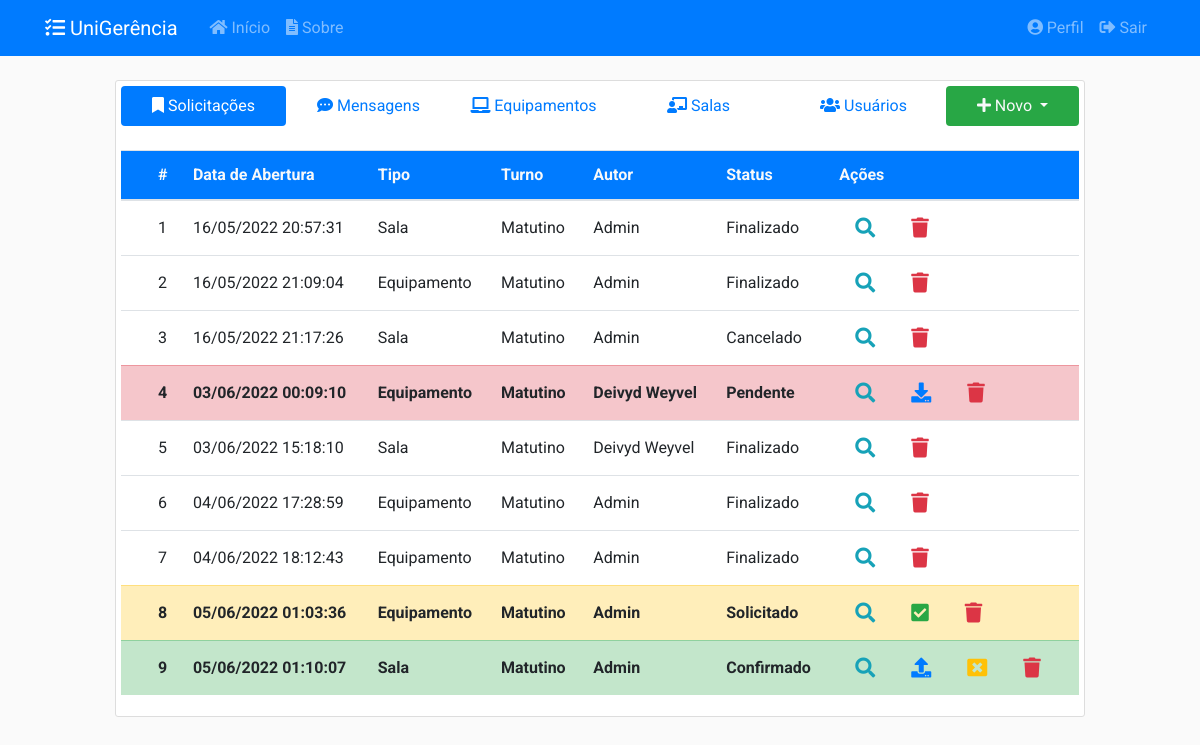
Page / (signed in) on the earlier database version.
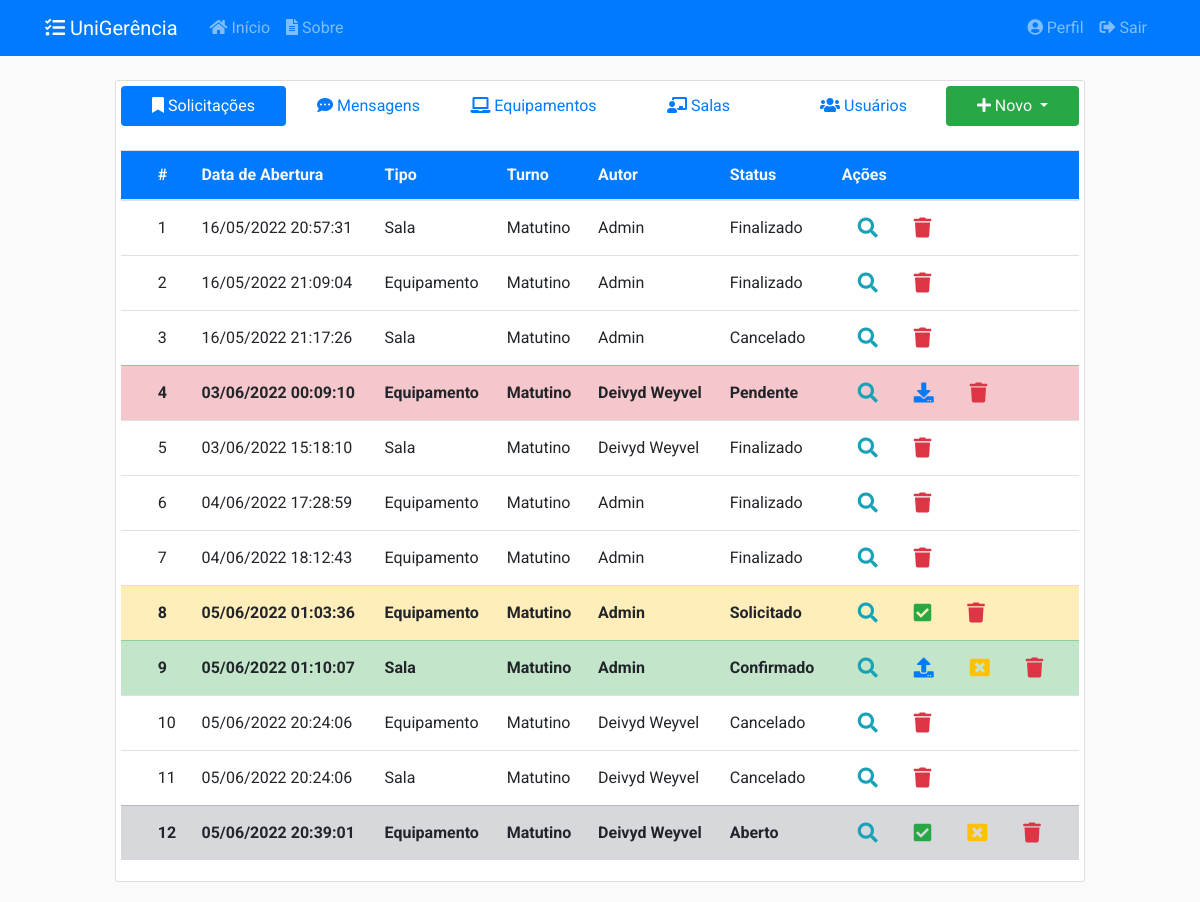
Same page on the later database version.
### app/models/solicitacoes.py (models this page shows, shortened)
class Solicitacao(db.Model):
    __tablename__ = 'solicitacoes'
    __table_args__ = {'extend_existing': True}
    id = db.Column(db.Integer, primary_key=True)
    status = db.Column(db.Enum(Status), default=Status.ABERTO.name)
    data_abertura = db.Column(db.DateTime, nullable=False,
                              default=datetime.now().astimezone(fuso_horario))
    data_inicio_pref = db.Column(db.Date, nullable=False)
    data_fim_pref = db.Column(db.Date, nullable=False)
    data_retirada = db.Column(db.DateTime, nullable=True)
    data_devolucao = db.Column(db.DateTime, nullable=True)
    data_cancelamento = db.Column(db.DateTime, nullable=True)
    data_finalizacao = db.Column(db.DateTime, nullable=True)
    quantidade = db.Column(db.Integer, nullable=False, default=0)
    descricao = db.Column(db.String(20), nullable=False)
    tipo = db.Column(db.String(20), nullable=False)
    ativo = db.Column(db.Boolean, nullable=False, default=True)
    usuario_id = db.Column(db.Integer, db.ForeignKey('usuarios.id'),
                           nullable=False)
    turno_id = db.Column(db.Integer, db.ForeignKey('turnos.id'),
                           nullable=False)
    turno = db.relationship('Turno', back_populates='solicitacoes')
    def recupera_tudo():
        return Solicitacao.query.filter_by(ativo=True).all()
    def verifica_em_uso(self):
        if self.status.name == 'EMUSO':
            return True
        else:
            return False
    __mapper_args__ = {
        'polymorphic_identity': 'SOLICITACAO',
        'polymorphic_on': tipo
    }

class SolicitacaoSala(Solicitacao):
    __tablename__ = 'solicitacoes_salas'
    id = db.Column(db.Integer, db.ForeignKey('solicitacoes.id'), primary_key=True)
    setor_id = db.Column(db.Integer, db.ForeignKey('setores.id'), nullable=False)
    setor = db.relationship('Setor', back_populates='solicitacoes')
    salas = db.relationship('Sala', secondary= solicitacao_s,
                                    back_populates='solicitacoes')
    __mapper_args__ = {
        'polymorphic_identity': 'SALA',
    }

class Solicitacao(db.Model):
    __tablename__ = 'solicitacoes'
    __table_args__ = {'extend_existing': True}
    id = db.Column(db.Integer, primary_key=True)
    status = db.Column(db.Enum(Status), default=Status.ABERTO.name)
    data_abertura = db.Column(db.DateTime, nullable=False,
                              default=datetime.now().astimezone(fuso_horario))
    data_inicio_pref = db.Column(db.Date, nullable=False)
    data_fim_pref = db.Column(db.Date, nullable=False)
    data_retirada = db.Column(db.DateTime, nullable=True)
    data_devolucao = db.Column(db.DateTime, nullable=True)
    data_cancelamento = db.Column(db.DateTime, nullable=True)
    data_finalizacao = db.Column(db.DateTime, nullable=True)
    quantidade = db.Column(db.Integer, nullable=False, default=0)
    descricao = db.Column(db.String(20), nullable=False)
    tipo = db.Column(db.String(20), nullable=False)
    ativo = db.Column(db.Boolean, nullable=False, default=True)
    usuario_id = db.Column(db.Integer, db.ForeignKey('usuarios.id'),
                           nullable=False)
    turno_id = db.Column(db.Integer, db.ForeignKey('turnos.id'),
                           nullable=False)
    turno = db.relationship('Turno', back_populates='solicitacoes')
    def recupera_tudo():
        return Solicitacao.query.filter_by(ativo=True).all()
    def verifica_em_uso(self):
        if self.status.name == 'EMUSO':
            return True
        else:
            return False
    __mapper_args__ = {
        'polymorphic_identity': 'SOLICITACAO',
        'polymorphic_on': tipo
    }

class Turno(db.Model):
    __tablename__ = 'turnos'
    __table_args__ = {'extend_existing': True}
    id = db.Column(db.Integer, primary_key=True)
    name = db.Column(db.String(20), unique=True, nullable=False)
    data_inicio = db.Column(db.Time, nullable=False)
    data_fim = db.Column(db.Time, nullable=False)
    ativo = db.Column(db.Boolean, nullable=False, default=True)
    solicitacoes = db.relationship('Solicitacao', back_populates='turno')

class SolicitacaoEquipamento(Solicitacao):
    __tablename__ = 'solicitacoes_equipamentos'
    id = db.Column(db.Integer, db.ForeignKey('solicitacoes.id'), primary_key=True)
    tipo_eqp_id = db.Column(db.Integer, db.ForeignKey('tipos_equipamento.id'),
                           nullable=True)
    equipamentos = db.relationship('Equipamento', secondary=solicitacao_e,
                                   back_populates='solicitacoes')
    tipo_eqp = db.relationship('TipoEquipamento', back_populates='solicitacoes')
    __mapper_args__ = {
        'polymorphic_identity': 'EQUIPAMENTO'
    }

### app/models/usuarios.py (models this page shows, shortened)
class Usuario(db.Model, UserMixin):
    __tablename__ = 'usuarios'
    __table_args__ = {'extend_existing': True}
    id = db.Column(db.Integer, primary_key=True)
    nome = db.Column(db.String(100), nullable=False)
    identificacao = db.Column(db.String(20), unique=True, nullable=False)
    email = db.Column(db.String(100), unique=True, nullable=False)
    senha = db.Column(db.String(60), nullable=False)
    data_cadastro = db.Column(db.DateTime, nullable=False,
                              default=datetime.now().astimezone(fuso_horario))
    data_atualizacao = db.Column(db.DateTime, nullable=True)
    tipo = db.Column(db.Enum(TipoUsuario), nullable=False)
    ativo = db.Column(db.Boolean, nullable=False, default=True)
    imagem_perfil = db.Column(db.String(20), nullable=False,
                              default='default.jpg')
    posts = db.relationship('Post', backref='autor',
                            foreign_keys='Post.usuario_id', lazy=True)
    recipiente = db.relationship('Post', backref='destinatario',
                                 foreign_keys='Post.destinatario_id', lazy=True)
    solicitacoes = db.relationship('Solicitacao', backref='autor', lazy=True)
    relatorios = db.relationship('Relatorio', backref='autor', lazy=True)
    def recupera_tudo():
        return Usuario.query.filter_by(ativo=True).all()

### app/controllers/principal.py (the view)
@principal.route("/", methods=['GET', 'POST'])
@login_required
def inicio():
    tab = request.args.get('tab', 1, type=int)
    solicitacoes = Solicitacao.recupera_tudo()
    posts = Post.recupera_tudo()
    equipamentos = Equipamento.recupera_tudo()
    salas = Sala.recupera_tudo()
    usuarios = Usuario.recupera_tudo()
    for solicitacao in solicitacoes:
        if Solicitacao.verifica_em_uso(solicitacao):
            if Solicitacao.verifica_atraso(solicitacao):
                Solicitacao.atualiza_status_pendente(solicitacao)
                envia_email_atraso(solicitacao)
                if Solicitacao.verifica_autor(solicitacao, current_user):
                    flash('Você possui uma solicitação atrasada.', 'warning')
                if current_user.verifica_admin():
                    flash('Existe uma nova solicitação em atraso.', 'warning')
    form = EntregaSolicitacaoForm()
    return render_template('principal/inicio.html', tab=tab, form=form,
                           posts=posts, equipamentos=equipamentos, salas=salas,
                           usuarios=usuarios, solicitacoes=solicitacoes)

### app/models/equipamentos.py (called while the page is built)
    def recupera_tudo():
        return Equipamento.query.filter_by(ativo=True).all()

    def __repr__(self):
        return f"{self.patrimonio} - {self.descricao}"

### app/models/posts.py (called while the page is built)
    def recupera_tudo():
        return Post.query.filter_by(ativo=True).all()

### app/models/salas.py (called while the page is built)
    def recupera_tudo():
        return Sala.query.filter_by(ativo=True).all()

### app/models/usuarios.py (called while the page is built)
@login_manager.user_loader
def load_user(user_id):
    return Usuario.query.get(int(user_id))

### app/templates/principal/inicio.html (shortened to what this page needs)
{% extends "layout.html" %}
{% block inicio %}
<div class="content-section">
  <nav class="pb-4 align-middle">
    <div class="nav nav-pills nav-justified flex-column flex-md-row align-middle" id="pills-tab" role="tablist">
      <a class="nav-item nav-link {% if tab == 1 %}active{% endif %}" id="pills-1-tab" data-toggle="pill" href="#pills-1" role="tab"><i class="fas fa-bookmark"></i>&nbsp;Solicitações</a>
      <a class="nav-item nav-link {% if tab == 2 %}active{% endif %}" id="pills-2-tab" data-toggle="pill" href="#pills-2" role="tab"><i class="fas fa-comment-dots"></i>&nbsp;Mensagens</a>
      {% if current_user.tipo.name == 'ADMIN' %}
        <a class="nav-item nav-link {% if tab == 3 %}active{% endif %}" id="pills-3-tab" data-toggle="pill" href="#pills-3" role="tab"><i class="fas fa-laptop"></i>&nbsp;Equipamentos</a>
        <a class="nav-item nav-link {% if tab == 4 %}active{% endif %}" id="pills-4-tab" data-toggle="pill" href="#pills-4" role="tab"><i class="fas fa-chalkboard-teacher"></i>&nbsp;Salas</a>
        <a class="nav-item nav-link {% if tab == 5 %}active{% endif %}" id="pills-5-tab" data-toggle="pill" href="#pills-5" role="tab"><i class="fas fa-users"></i>&nbsp;Usuários</a>
      {% endif %}
      <div class="nav-item dropdown">
        <a class="nav-link dropdown-toggle bg-success text-light" href="#" id="navbarDropdown" role="button" data-toggle="dropdown">
          <i class="fas fa-plus"></i>&nbsp;Novo
        </a>
      </div>
    </div>
  </nav>
  <div class="tab-content flex-md-row" id="nav-tabContent">
    <div class="tab-pane fade {% if tab == 1 %}show active{% endif %}" id="pills-1" role="tabpanel">
      {% include 'principal/tabela/solicitacoes.html' %}
    </div>
  </div>
</div>
{% endblock inicio %}

### app/templates/principal/tabela/solicitacoes.html (shortened to what this page needs)
<table id="table-solicitacoes" class="table stripe order-column dt-responsive nowrap table-hover" style="width:100%">
    <thead>
    <tr class="bg-primary text-light">
        <th class="align-middle"></th>
        <th class="align-middle">#</th>
        <th class="align-middle">Data de Abertura</th>
        <th class="align-middle">Tipo</th>
        <th class="align-middle">Turno</th>
        <th class="align-middle">Autor</th>
        <th class="align-middle">Status</th>
        <th class="align-middle">Ações</th>
    </tr>
    </thead>
    <tbody>
    {% for solicitacao in solicitacoes %}
    {% if current_user == solicitacao.autor or current_user.tipo.name == 'ADMIN' %}
        {% if solicitacao.status.name == 'ABERTO' %}
            <tr class="table-secondary font-weight-bold">
        {% elif solicitacao.status.name == 'PENDENTE' %}
            <tr class="table-danger font-weight-bold">
        {% elif solicitacao.status.name == 'SOLICITADO' %}
            <tr class="table-warning font-weight-bold">
        {% elif solicitacao.status.name == 'CONFIRMADO' %}
            <tr class="table-success font-weight-bold">
        {% elif solicitacao.status.name == 'EMUSO' %}
            <tr class="table-info font-weight-bold">
        {% elif solicitacao.status.name == 'CANCELADO' or solicitacao.status.name == 'FECHADO' %}
            <tr class="">
        {% else %}
            <tr>
        {% endif %}
            <td class="align-middle"></td>
            <td class="align-middle">{{ solicitacao.id }}</td>
            <td class="align-middle">{{ solicitacao.data_abertura.strftime('%d/%m/%Y %H:%M:%S') }}</td>
            {% if solicitacao.tipo == 'EQUIPAMENTO' %}
                <td class="align-middle">Equipamento</td>
            {% elif solicitacao.tipo == 'SALA'%}
                <td class="align-middle">Sala</td>
            {% endif %}
            <td class="align-middle">{{ solicitacao.turno.name }}</td>
            <td class="align-middle">{{ solicitacao.autor.nome }}</td>
            <td class="align-middle">{{ solicitacao.status.value }}</td>
            <td class="align-middle">
                <a class="btn-lg btn-outline-info" href="#" data-toggle="modal" data-target="#visualizarSolicitacao{{ solicitacao.id }}"><i class="fas fa-search"></i></a>
                {% if current_user.tipo.name == 'ADMIN' %}
                    {% if solicitacao.status.name == 'ABERTO' or solicitacao.status.name == 'SOLICITADO' %}
                        <a class="btn-lg btn-outline-success" href="{{url_for('solicitacoes.confirma_solicitacao', solicitacao_id=solicitacao.id)}}"><i class="fas fa-check-square"></i></a>
                    {% endif %}
                    {% if solicitacao.status.name == 'CONFIRMADO' %}
                        <a class="btn-lg btn-outline-primary" href="#" data-toggle="modal" data-target="#entregarSolicitacao{{ solicitacao.id }}"><i class="fas fa-upload"></i></a>
                    {% endif %}
                    {% if solicitacao.status.name == 'EMUSO' or solicitacao.status.name == 'PENDENTE' %}
                        <a class="btn-lg btn-outline-primary" href="#" data-toggle="modal" data-target="#receberSolicitacao{{ solicitacao.id }}"><i class="fas fa-download"></i></a>
                    {% endif %}
                {% endif %}
                {% if current_user == solicitacao.autor or current_user.tipo.name == 'ADMIN' %}
                    {% if solicitacao.status.name == 'ABERTO' or solicitacao.status.name == 'CONFIRMADO' %}
                        <a class="btn-lg btn-outline-warning" href="#" data-toggle="modal" data-target="#cancelarSolicitacao{{ solicitacao.id }}"><i class="fas fa-window-close"></i></a>
                    {% endif %}
                {% endif %}
                {% if current_user.tipo.name == 'ADMIN' %}
                    <a class="btn-lg btn-outline-danger" href="#" data-toggle="modal" data-target="#excluirSolicitacao{{ solicitacao.id }}"><i class="fas fa-trash"></i></a>
                {% endif %}
            </td>
        </tr>
    {% endif %}
    {% endfor %}
    </tbody>
</table>

Differences in the rows shown:
added SolicitacaoEquipamento: id "10", data_abertura "05/06/2022 20:24:06", shows "Equipamento", turno.name "Matutino", autor.nome "Deivyd Weyvel", status.value "Cancelado"
added SolicitacaoSala: id "11", data_abertura "05/06/2022 20:24:06", shows "Sala", turno.name "Matutino", autor.nome "Deivyd Weyvel", status.value "Cancelado"
added SolicitacaoEquipamento: id "12", data_abertura "05/06/2022 20:39:01", shows "Equipamento", turno.name "Matutino", autor.nome "Deivyd Weyvel", status.value "Aberto"
